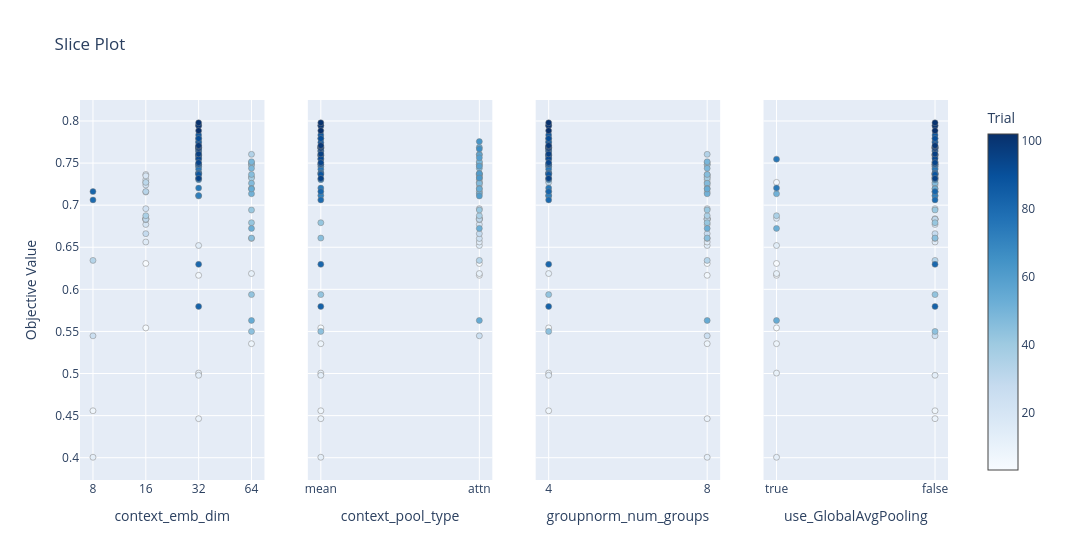

Notebook code cell kept with this figure:
### Code cell
fig_slice = plot_slice(study, params=params_to_plot_ARCH)
fig_slice.show()

### Figure 1 — Plotly figure (JSON) as saved in the notebook; plotly's stock layout.template omitted (floating-point values rounded to 4 significant figures)
{"data": [{"marker": {"color": [3, 4, 5, 6, 7, 8, 9, 10, 11, 12, 13, 14, 15, 16, 17, 18, 19, 20, 21, 22, 23, 24, 25, 26, 27, 28, 29, 30, 31, 32, 33, 34, 35, 36, 37, 38, 39, 40, 41, 42, 43, 44, 45, 46, 47, 48, 49, 50, 51, 52, 53, 54, 55, 56, 57, 58, 59, 60, 61, 62, 63, 64, 65, 66, 67, 68, 69, 70, 71, 72, 73, 74, 75, 76, 77, 78, 79, 80, 81, 82, 83, 84, 85, 86, 87, 88, 89, 90, 91, 92, 93, 94, 95, 96, 97, 98, 99, 100, 101, 102], "colorbar": {"title": {"text": "Trial"}, "x": 1, "xpad": 40}, "colorscale": [[0, "rgb(247,251,255)"], [0.125, "rgb(222,235,247)"], [0.25, "rgb(198,219,239)"], [0.375, "rgb(158,202,225)"], [0.5, "rgb(107,174,214)"], [0.625, "rgb(66,146,198)"], [0.75, "rgb(33,113,181)"], [0.875, "rgb(8,81,156)"], [1, "rgb(8,48,107)"]], "line": {"color": "Grey", "width": 0.5}, "showscale": true}, "mode": "markers", "name": "Feasible Trial", "showlegend": false, "type": "scatter", "x": [16, 16, 16, 32, 8, 64, 32, 32, 64, 8, 32, 32, 16, 16, 16, 16, 16, 16, 16, 16, 16, 64, 8, 16, 16, 16, 16, 16, 16, 16, 8, 64, 64, 16, 64, 64, 64, 64, 64, 64, 64, 64, 64, 64, 64, 64, 64, 64, 64, 64, 64, 64, 32, 32, 32, 32, 32, 32, 32, 32, 32, 32, 32, 32, 32, 32, 32, 32, 32, 32, 32, 32, 32, 32, 32, 32, 32, 8, 32, 8, 32, 32, 32, 32, 32, 32, 32, 32, 32, 32, 32, 32, 32, 32, 32, 32, 32, 32, 32, 32], "xaxis": "x", "y": [0.6307, 0.5542, 0.7271, 0.6167, 0.4557, 0.5354, 0.4464, 0.5005, 0.6188, 0.4005, 0.4979, 0.6521, 0.6562, 0.6844, 0.7365, 0.7302, 0.7349, 0.6771, 0.6833, 0.6958, 0.724, 0.6604, 0.5448, 0.7156, 0.6839, 0.6661, 0.6828, 0.6833, 0.7271, 0.7161, 0.6344, 0.7604, 0.7333, 0.6875, 0.7484, 0.7323, 0.7479, 0.7505, 0.6943, 0.6792, 0.5938, 0.55, 0.6609, 0.7365, 0.726, 0.7438, 0.7516, 0.7198, 0.7135, 0.6724, 0.7193, 0.563, 0.7688, 0.7375, 0.7599, 0.7464, 0.7562, 0.7109, 0.7375, 0.7323, 0.7755, 0.7641, 0.7792, 0.7667, 0.7302, 0.7599, 0.7458, 0.7589, 0.7688, 0.7115, 0.7688, 0.7203, 0.7547, 0.7427, 0.7484, 0.7677, 0.7385, 0.7063, 0.6297, 0.7161, 0.5797, 0.7646, 0.7375, 0.7745, 0.7833, 0.7365, 0.749, 0.7948, 0.7792, 0.7589, 0.7552, 0.7505, 0.7318, 0.7609, 0.7677, 0.7698, 0.7708, 0.7943, 0.7979, 0.7885], "yaxis": "y"}, {"marker": {"color": [3, 4, 5, 6, 7, 8, 9, 10, 11, 12, 13, 14, 15, 16, 17, 18, 19, 20, 21, 22, 23, 24, 25, 26, 27, 28, 29, 30, 31, 32, 33, 34, 35, 36, 37, 38, 39, 40, 41, 42, 43, 44, 45, 46, 47, 48, 49, 50, 51, 52, 53, 54, 55, 56, 57, 58, 59, 60, 61, 62, 63, 64, 65, 66, 67, 68, 69, 70, 71, 72, 73, 74, 75, 76, 77, 78, 79, 80, 81, 82, 83, 84, 85, 86, 87, 88, 89, 90, 91, 92, 93, 94, 95, 96, 97, 98, 99, 100, 101, 102], "colorbar": {"title": {"text": "Trial"}, "x": 1, "xpad": 40}, "colorscale": [[0, "rgb(247,251,255)"], [0.125, "rgb(222,235,247)"], [0.25, "rgb(198,219,239)"], [0.375, "rgb(158,202,225)"], [0.5, "rgb(107,174,214)"], [0.625, "rgb(66,146,198)"], [0.75, "rgb(33,113,181)"], [0.875, "rgb(8,81,156)"], [1, "rgb(8,48,107)"]], "line": {"color": "Grey", "width": 0.5}, "showscale": false}, "mode": "markers", "name": "Feasible Trial", "showlegend": false, "type": "scatter", "x": ["attn", "mean", "attn", "attn", "mean", "mean", "mean", "mean", "attn", "mean", "mean", "attn", "attn", "attn", "attn", "attn", "attn", "attn", "attn", "attn", "attn", "attn", "attn", "attn", "attn", "attn", "attn", "attn", "attn", "attn", "attn", "attn", "attn", "attn", "attn", "attn", "attn", "attn", "attn", "mean", "mean", "mean", "mean", "attn", "attn", "attn", "attn", "attn", "attn", "attn", "attn", "attn", "attn", "attn", "attn", "attn", "attn", "attn", "attn", "attn", "attn", "mean", "mean", "attn", "mean", "mean", "mean", "mean", "mean", "mean", "mean", "mean", "mean", "mean", "mean", "mean", "mean", "mean", "mean", "mean", "mean", "mean", "mean", "mean", "mean", "mean", "mean", "mean", "mean", "mean", "mean", "mean", "mean", "mean", "mean", "mean", "mean", "mean", "mean", "mean"], "xaxis": "x2", "y": [0.6307, 0.5542, 0.7271, 0.6167, 0.4557, 0.5354, 0.4464, 0.5005, 0.6188, 0.4005, 0.4979, 0.6521, 0.6562, 0.6844, 0.7365, 0.7302, 0.7349, 0.6771, 0.6833, 0.6958, 0.724, 0.6604, 0.5448, 0.7156, 0.6839, 0.6661, 0.6828, 0.6833, 0.7271, 0.7161, 0.6344, 0.7604, 0.7333, 0.6875, 0.7484, 0.7323, 0.7479, 0.7505, 0.6943, 0.6792, 0.5938, 0.55, 0.6609, 0.7365, 0.726, 0.7438, 0.7516, 0.7198, 0.7135, 0.6724, 0.7193, 0.563, 0.7688, 0.7375, 0.7599, 0.7464, 0.7562, 0.7109, 0.7375, 0.7323, 0.7755, 0.7641, 0.7792, 0.7667, 0.7302, 0.7599, 0.7458, 0.7589, 0.7688, 0.7115, 0.7688, 0.7203, 0.7547, 0.7427, 0.7484, 0.7677, 0.7385, 0.7063, 0.6297, 0.7161, 0.5797, 0.7646, 0.7375, 0.7745, 0.7833, 0.7365, 0.749, 0.7948, 0.7792, 0.7589, 0.7552, 0.7505, 0.7318, 0.7609, 0.7677, 0.7698, 0.7708, 0.7943, 0.7979, 0.7885], "yaxis": "y2"}, {"marker": {"color": [3, 4, 5, 6, 7, 8, 9, 10, 11, 12, 13, 14, 15, 16, 17, 18, 19, 20, 21, 22, 23, 24, 25, 26, 27, 28, 29, 30, 31, 32, 33, 34, 35, 36, 37, 38, 39, 40, 41, 42, 43, 44, 45, 46, 47, 48, 49, 50, 51, 52, 53, 54, 55, 56, 57, 58, 59, 60, 61, 62, 63, 64, 65, 66, 67, 68, 69, 70, 71, 72, 73, 74, 75, 76, 77, 78, 79, 80, 81, 82, 83, 84, 85, 86, 87, 88, 89, 90, 91, 92, 93, 94, 95, 96, 97, 98, 99, 100, 101, 102], "colorbar": {"title": {"text": "Trial"}, "x": 1, "xpad": 40}, "colorscale": [[0, "rgb(247,251,255)"], [0.125, "rgb(222,235,247)"], [0.25, "rgb(198,219,239)"], [0.375, "rgb(158,202,225)"], [0.5, "rgb(107,174,214)"], [0.625, "rgb(66,146,198)"], [0.75, "rgb(33,113,181)"], [0.875, "rgb(8,81,156)"], [1, "rgb(8,48,107)"]], "line": {"color": "Grey", "width": 0.5}, "showscale": false}, "mode": "markers", "name": "Feasible Trial", "showlegend": false, "type": "scatter", "x": [8, 4, 8, 8, 4, 8, 8, 4, 4, 8, 4, 8, 8, 8, 8, 8, 8, 8, 8, 8, 8, 8, 8, 8, 8, 8, 8, 8, 4, 4, 8, 8, 8, 8, 8, 8, 8, 8, 8, 8, 4, 4, 8, 8, 8, 8, 8, 8, 8, 8, 8, 8, 4, 4, 4, 4, 4, 4, 4, 4, 4, 4, 4, 4, 4, 4, 4, 4, 4, 4, 4, 4, 4, 4, 4, 4, 4, 4, 4, 4, 4, 4, 4, 4, 4, 4, 4, 4, 4, 4, 4, 4, 4, 4, 4, 4, 4, 4, 4, 4], "xaxis": "x3", "y": [0.6307, 0.5542, 0.7271, 0.6167, 0.4557, 0.5354, 0.4464, 0.5005, 0.6188, 0.4005, 0.4979, 0.6521, 0.6562, 0.6844, 0.7365, 0.7302, 0.7349, 0.6771, 0.6833, 0.6958, 0.724, 0.6604, 0.5448, 0.7156, 0.6839, 0.6661, 0.6828, 0.6833, 0.7271, 0.7161, 0.6344, 0.7604, 0.7333, 0.6875, 0.7484, 0.7323, 0.7479, 0.7505, 0.6943, 0.6792, 0.5938, 0.55, 0.6609, 0.7365, 0.726, 0.7438, 0.7516, 0.7198, 0.7135, 0.6724, 0.7193, 0.563, 0.7688, 0.7375, 0.7599, 0.7464, 0.7562, 0.7109, 0.7375, 0.7323, 0.7755, 0.7641, 0.7792, 0.7667, 0.7302, 0.7599, 0.7458, 0.7589, 0.7688, 0.7115, 0.7688, 0.7203, 0.7547, 0.7427, 0.7484, 0.7677, 0.7385, 0.7063, 0.6297, 0.7161, 0.5797, 0.7646, 0.7375, 0.7745, 0.7833, 0.7365, 0.749, 0.7948, 0.7792, 0.7589, 0.7552, 0.7505, 0.7318, 0.7609, 0.7677, 0.7698, 0.7708, 0.7943, 0.7979, 0.7885], "yaxis": "y3"}, {"marker": {"color": [3, 4, 5, 6, 7, 8, 9, 10, 11, 12, 13, 14, 15, 16, 17, 18, 19, 20, 21, 22, 23, 24, 25, 26, 27, 28, 29, 30, 31, 32, 33, 34, 35, 36, 37, 38, 39, 40, 41, 42, 43, 44, 45, 46, 47, 48, 49, 50, 51, 52, 53, 54, 55, 56, 57, 58, 59, 60, 61, 62, 63, 64, 65, 66, 67, 68, 69, 70, 71, 72, 73, 74, 75, 76, 77, 78, 79, 80, 81, 82, 83, 84, 85, 86, 87, 88, 89, 90, 91, 92, 93, 94, 95, 96, 97, 98, 99, 100, 101, 102], "colorbar": {"title": {"text": "Trial"}, "x": 1, "xpad": 40}, "colorscale": [[0, "rgb(247,251,255)"], [0.125, "rgb(222,235,247)"], [0.25, "rgb(198,219,239)"], [0.375, "rgb(158,202,225)"], [0.5, "rgb(107,174,214)"], [0.625, "rgb(66,146,198)"], [0.75, "rgb(33,113,181)"], [0.875, "rgb(8,81,156)"], [1, "rgb(8,48,107)"]], "line": {"color": "Grey", "width": 0.5}, "showscale": false}, "mode": "markers", "name": "Feasible Trial", "showlegend": false, "type": "scatter", "x": [true, true, true, true, false, true, false, true, true, true, false, true, false, true, false, false, false, false, false, false, false, false, false, false, false, false, false, false, false, false, false, false, false, true, false, false, false, false, false, false, false, false, false, false, false, false, false, false, true, true, false, true, false, false, false, false, false, false, false, false, false, false, false, false, false, false, false, false, false, false, false, true, true, false, false, false, false, false, false, false, false, false, false, false, false, false, false, false, false, false, false, false, false, false, false, false, false, false, false, false], "xaxis": "x4", "y": [0.6307, 0.5542, 0.7271, 0.6167, 0.4557, 0.5354, 0.4464, 0.5005, 0.6188, 0.4005, 0.4979, 0.6521, 0.6562, 0.6844, 0.7365, 0.7302, 0.7349, 0.6771, 0.6833, 0.6958, 0.724, 0.6604, 0.5448, 0.7156, 0.6839, 0.6661, 0.6828, 0.6833, 0.7271, 0.7161, 0.6344, 0.7604, 0.7333, 0.6875, 0.7484, 0.7323, 0.7479, 0.7505, 0.6943, 0.6792, 0.5938, 0.55, 0.6609, 0.7365, 0.726, 0.7438, 0.7516, 0.7198, 0.7135, 0.6724, 0.7193, 0.563, 0.7688, 0.7375, 0.7599, 0.7464, 0.7562, 0.7109, 0.7375, 0.7323, 0.7755, 0.7641, 0.7792, 0.7667, 0.7302, 0.7599, 0.7458, 0.7589, 0.7688, 0.7115, 0.7688, 0.7203, 0.7547, 0.7427, 0.7484, 0.7677, 0.7385, 0.7063, 0.6297, 0.7161, 0.5797, 0.7646, 0.7375, 0.7745, 0.7833, 0.7365, 0.749, 0.7948, 0.7792, 0.7589, 0.7552, 0.7505, 0.7318, 0.7609, 0.7677, 0.7698, 0.7708, 0.7943, 0.7979, 0.7885], "yaxis": "y4"}], "layout": {"title": {"text": "Slice Plot"}, "width": 1200, "xaxis": {"anchor": "y", "categoryarray": [8, 16, 32, 64], "categoryorder": "array", "domain": [0, 0.2125], "title": {"text": "context_emb_dim"}, "type": "category"}, "xaxis2": {"anchor": "y2", "categoryarray": ["mean", "attn"], "categoryorder": "array", "domain": [0.2625, 0.475], "title": {"text": "context_pool_type"}, "type": "category"}, "xaxis3": {"anchor": "y3", "categoryarray": [4, 8], "categoryorder": "array", "domain": [0.525, 0.7375], "title": {"text": "groupnorm_num_groups"}, "type": "category"}, "xaxis4": {"anchor": "y4", "categoryarray": [true, false], "categoryorder": "array", "domain": [0.7875, 1], "title": {"text": "use_GlobalAvgPooling"}, "type": "category"}, "yaxis": {"anchor": "x", "domain": [0, 1], "title": {"text": "Objective Value"}}, "yaxis2": {"anchor": "x2", "domain": [0, 1], "matches": "y", "showticklabels": false}, "yaxis3": {"anchor": "x3", "domain": [0, 1], "matches": "y", "showticklabels": false}, "yaxis4": {"anchor": "x4", "domain": [0, 1], "matches": "y", "showticklabels": false}}}
